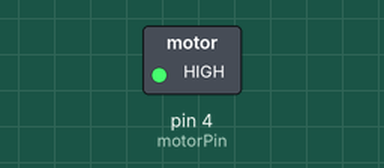
Simulated run of this sketch. Board: Arduino Uno, built with avr-gcc and run on an emulated ATmega328P. Shown: switched loads named in the sketch (green lamp = pin HIGH).

Above: at 0.1 s.
At 5.1 s:
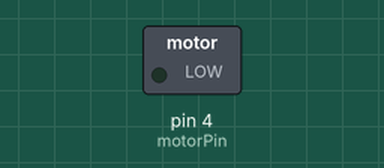
Timing chart, 0 to 6.6 s (numbered marks = the images above):
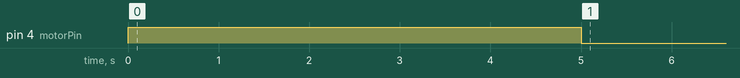

The sketch:

watering_NANO2.ino
```cpp
#include <TimeLib.h>

const int motorPin=4;      //the number of motor pin on Wemos mini is D2
int hour_current;
int hour_old=0;

void setup() {
  pinMode(motorPin, OUTPUT);

//Serial.begin(115200);

  digitalWrite(motorPin, HIGH);
//  Serial.println("watering");
  delay(5000);  //starting pumping time
  digitalWrite(motorPin,LOW);


}

void loop() {

  hour_current = hour(); //current hour after turning on
// int residue=hour_current%1;   //ON every 8hours

  if(hour_current!=hour_old) {

  digitalWrite(motorPin, HIGH);
//Serial.println("watering1");
  delay(5000); //motor ON duration
  digitalWrite(motorPin,LOW);
  }

  hour_old=hour_current;
//  Serial.print(hour_current);
//  Serial.println(hour_current);
//  Serial.println(minute());
//  Serial.println(second());
  delay(1000);
}
```
